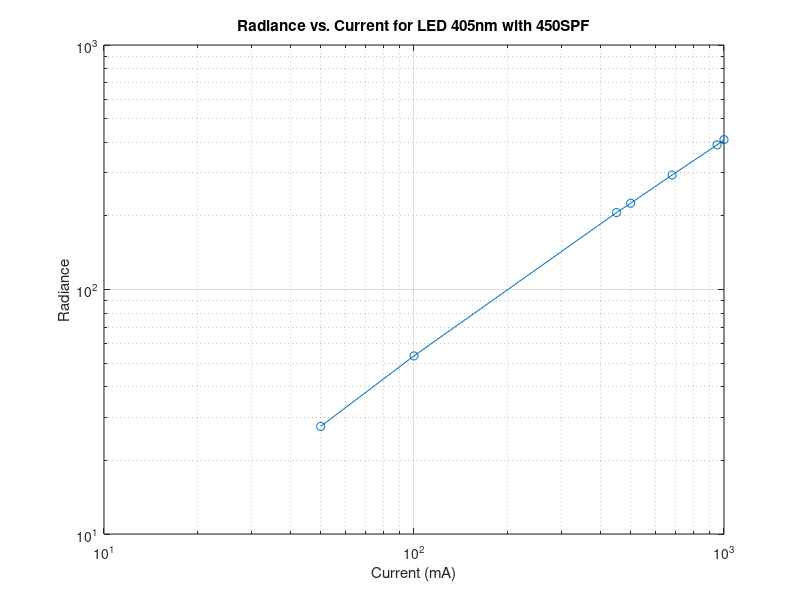

Write the MATLAB code that produced this figure. (Note: this script raises an error after producing the figure.)
%% Plot light 405nm NEW reference

%Read in light spds
cd '/Users/joyce/Library/CloudStorage/GoogleDrive-jefarrel@stanford.edu/My Drive/Projects/Oral Cancer Screening/Spectral Data/Lab Measurements/2024-03-07 (4 lights cali+verify)';

% LED 405nm + 450nm SPF 
% script written by Molly Mou

%% Lab notes
%1000mA 20.5 5.8sec
%100mA 2.9 7.1sec
%950mA 20 6.3sec
%450mA 11 6.4sec
%680mA 15.5 6.3 sec
%500mA 12  6.39sec
%50mA 1.5 9.0sec

% Correctly loading the spectral power distribution data for each current level
led405nm450spf_50mA = load('spd-2024-03-07-Calib-405nm450SPF-50mA.mat');
led405nm450spf_100mA = load('spd-2024-03-07-Calib-405nm450SPF-100mA.mat');
led405nm450spf_450mA = load('spd-2024-03-07-Calib-405nm450SPF-450mA.mat');
led405nm450spf_500mA = load('spd-2024-03-07-Calib-405nm450SPF-500mA.mat');
led405nm450spf_680mA = load('spd-2024-03-07-Calib-405nm450SPF-680mA.mat');
led405nm450spf_950mA = load('spd-2024-03-07-Calib-405nm450SPF-950mA.mat');
led405nm450spf_1000mA = load('spd-2024-03-07-Calib-405nm450SPF-1000mA.mat');

% Calculating LMD aimed radiance for each
L_led405nm450spf_50mA = trapz(led405nm450spf_50mA.wavelength, led405nm450spf_50mA.data);
L_led405nm450spf_100mA = trapz(led405nm450spf_100mA.wavelength, led405nm450spf_100mA.data);
L_led405nm450spf_450mA = trapz(led405nm450spf_450mA.wavelength, led405nm450spf_450mA.data);
L_led405nm450spf_500mA = trapz(led405nm450spf_500mA.wavelength, led405nm450spf_500mA.data);
L_led405nm450spf_680mA = trapz(led405nm450spf_680mA.wavelength, led405nm450spf_680mA.data);
L_led405nm450spf_950mA = trapz(led405nm450spf_950mA.wavelength, led405nm450spf_950mA.data);
L_led405nm450spf_1000mA = trapz(led405nm450spf_1000mA.wavelength, led405nm450spf_1000mA.data);

% Preparing data for plotting
x_led405nm450spf = [50, 100, 450, 500, 680, 950, 1000]; % Current levels in mA
y_led405nm450spf = [L_led405nm450spf_50mA, L_led405nm450spf_100mA, L_led405nm450spf_450mA, L_led405nm450spf_500mA, L_led405nm450spf_680mA, L_led405nm450spf_950mA, L_led405nm450spf_1000mA]; % Calculated radiance

% % Plotting the results
figure;  %hold on% Creates a new figure window
loglog(x_led405nm450spf, y_led405nm450spf, '-o');
title('Radiance vs. Current for LED 405nm with 450SPF');
xlabel('Current (mA)');
ylabel('Radiance');
grid on; % Adds a grid to the plot for easier visualization
identityLine;
%% 415nm 
% Correctly loading the spectral power distribution data for each current level
led415nm450spf_50mA = load('spd-2024-03-07-Calib-415nm450SPF-50mA.mat');
led415nm450spf_100mA = load('spd-2024-03-07-Calib-415nm450SPF-100mA.mat');
led415nm450spf_500mA = load('spd-2024-03-07-Calib-415nm450SPF-500mA.mat');
led415nm450spf_1000mA = load('spd-2024-03-07-Calib-415nm450SPF-1000mA.mat');
led415nm450spf_70mA = load('spd-2024-03-07-Calib-415nm450SPF-70mA.mat');
led415nm450spf_320mA = load('spd-2024-03-07-Calib-415nm450SPF-320mA.mat');
led415nm450spf_470mA = load('spd-2024-03-07-Calib-415nm450SPF-470mA.mat');
led415nm450spf_570mA = load('spd-2024-03-07-Calib-415nm450SPF-570mA.mat');

% Calculating LMD aimed radiance for each
L_led415nm450spf_50mA = trapz(led415nm450spf_50mA.wavelength, led415nm450spf_50mA.data);
L_led415nm450spf_100mA = trapz(led415nm450spf_100mA.wavelength, led415nm450spf_100mA.data);
L_led415nm450spf_500mA = trapz(led415nm450spf_500mA.wavelength, led415nm450spf_500mA.data);
L_led415nm450spf_1000mA = trapz(led415nm450spf_1000mA.wavelength, led415nm450spf_1000mA.data);
L_led415nm450spf_70mA = trapz(led415nm450spf_70mA.wavelength, led415nm450spf_70mA.data);
L_led415nm450spf_320mA = trapz(led415nm450spf_320mA.wavelength, led415nm450spf_320mA.data);
L_led415nm450spf_470mA = trapz(led415nm450spf_470mA.wavelength, led415nm450spf_470mA.data);
L_led415nm450spf_570mA = trapz(led415nm450spf_570mA.wavelength, led415nm450spf_570mA.data);

% Preparing data for plotting
% Preparing data for plotting in ascending order of current levels
x_led415nm450spf = [50, 70, 100, 320, 470, 500, 570, 1000]; % Current levels in mA

% Replace these placeholder values with your actual calculated radiance values
y_led415nm450spf = [L_led415nm450spf_50mA, L_led415nm450spf_70mA, L_led415nm450spf_100mA, L_led415nm450spf_320mA, L_led415nm450spf_470mA, L_led415nm450spf_500mA, L_led415nm450spf_570mA, L_led415nm450spf_1000mA];


% % Plotting the results with a different color
figure; % Creates a new figure window
loglog(x_led415nm450spf, y_led415nm450spf, '-o', 'Color', 'r'); % Using red color for distinction
title('Radiance vs. Current for LED 415nm with 450SPF');
xlabel('Current (mA)');
ylabel('Radiance');
grid on; % Adds a grid to the plot for easier visualization
identityLine;
%% 425nm
% Correctly loading the spectral power distribution data for each current level
led425nm450spf_50mA = load('spd-2024-03-07-Calib-425nm450SPF-50mA.mat');
led425nm450spf_100mA = load('spd-2024-03-07-Calib-425nm450SPF-100mA.mat');
led425nm450spf_360mA = load('spd-2024-03-07-Calib-425nm450SPF-360mA.mat');
led425nm450spf_500mA = load('spd-2024-03-07-Calib-425nm450SPF-500mA.mat');
led425nm450spf_510mA = load('spd-2024-03-07-Calib-425nm450SPF-510mA.mat');
led425nm450spf_730mA = load('spd-2024-03-07-Calib-425nm450SPF-730mA.mat');
led425nm450spf_1500mA = load('spd-2024-03-07-Calib-425nm450SPF-1500mA.mat');

% Calculating LMD aimed radiance for each
L_led425nm450spf_50mA = trapz(led425nm450spf_50mA.wavelength, led425nm450spf_50mA.data);
L_led425nm450spf_100mA = trapz(led425nm450spf_100mA.wavelength, led425nm450spf_100mA.data);
L_led425nm450spf_360mA = trapz(led425nm450spf_360mA.wavelength, led425nm450spf_360mA.data);
L_led425nm450spf_500mA = trapz(led425nm450spf_500mA.wavelength, led425nm450spf_500mA.data);
L_led425nm450spf_510mA = trapz(led425nm450spf_510mA.wavelength, led425nm450spf_510mA.data);
L_led425nm450spf_730mA = trapz(led425nm450spf_730mA.wavelength, led425nm450spf_730mA.data);
L_led425nm450spf_1500mA = trapz(led425nm450spf_1500mA.wavelength, led425nm450spf_1500mA.data);

% Preparing data for plotting
x_led425nm450spf = [50, 100, 360, 500, 510, 730, 1500]; % Current levels in mA
y_led425nm450spf = [L_led425nm450spf_50mA, L_led425nm450spf_100mA, L_led425nm450spf_360mA, L_led425nm450spf_500mA, L_led425nm450spf_510mA, L_led425nm450spf_730mA, L_led425nm450spf_1500mA]; % Calculated radiance

% Sorting data for ascending order plotting
[x_sorted, sortIndex] = sort(x_led425nm450spf);
y_sorted = y_led425nm450spf(sortIndex);

% % Plotting the results with a different color
figure; % Creates a new figure window
plot(x_sorted, y_sorted, '-o', 'Color', 'm'); % Using magenta color for distinction
title('Radiance vs. Current for LED 425nm with 450SPF');
xlabel('Current (mA)');
ylabel('Radiance');
grid on; % Adds a grid to the plot for easier visualization

%% 450nm
% Correctly loading the spectral power distribution data for each current level
led450nm450spf_50mA = load('spd-2024-03-07-Calib-450nm450SPF-50mA.mat');
led450nm450spf_100mA = load('spd-2024-03-07-Calib-450nm450SPF-100mA.mat');
led450nm450spf_120mA = load('spd-2024-03-07-Calib-450nm450SPF-120mA.mat');
led450nm450spf_500mA = load('spd-2024-03-07-Calib-450nm450SPF-500mA.mat');
led450nm450spf_530mA = load('spd-2024-03-07-Calib-450nm450SPF-530mA.mat');
led450nm450spf_1000mA = load('spd-2024-03-07-Calib-450nm450SPF-1000mA.mat');
led450nm450spf_1300mA = load('spd-2024-03-07-Calib-450nm450SPF-1300mA.mat');

% Calculating LMD aimed radiance for each
L_led450nm450spf_50mA = trapz(led450nm450spf_50mA.wavelength, led450nm450spf_50mA.data);
L_led450nm450spf_100mA = trapz(led450nm450spf_100mA.wavelength, led450nm450spf_100mA.data);
L_led450nm450spf_120mA = trapz(led450nm450spf_120mA.wavelength, led450nm450spf_120mA.data);
L_led450nm450spf_500mA = trapz(led450nm450spf_500mA.wavelength, led450nm450spf_500mA.data);
L_led450nm450spf_530mA = trapz(led450nm450spf_530mA.wavelength, led450nm450spf_530mA.data);
L_led450nm450spf_1000mA = trapz(led450nm450spf_1000mA.wavelength, led450nm450spf_1000mA.data);
L_led450nm450spf_1300mA = trapz(led450nm450spf_1300mA.wavelength, led450nm450spf_1300mA.data);

% Preparing data for plotting
x_led450nm450spf = [50, 100, 120, 500, 530, 1000, 1300]; % Current levels in mA
y_led450nm450spf = [L_led450nm450spf_50mA, L_led450nm450spf_100mA, L_led450nm450spf_120mA, L_led450nm450spf_500mA, L_led450nm450spf_530mA, L_led450nm450spf_1000mA, L_led450nm450spf_1300mA]; % Calculated radiance

% % Plotting the results
figure; % Creates a new figure window
loglog(x_led450nm450spf, y_led450nm450spf, '-o', 'Color', 'c'); % Using cyan color for distinction
title('Radiance vs. Current for LED 450nm with 450SPF');
xlabel('Current (mA)');
ylabel('Radiance');
grid on; % Adds a grid to the plot for easier visualization
identityLine;
%% ------Plot all lights

figure; % Creates a new figure window

% 405nm LED
plot(x_led405nm450spf, y_led405nm450spf, '-o', 'Color', 'b', 'DisplayName', '405nm', 'LineWidth', 2, 'MarkerSize', 8);
hold on; % Holds the current plot

% 415nm LED
plot(x_led415nm450spf, y_led415nm450spf, '-o', 'Color', 'r', 'DisplayName', '415nm', 'LineWidth', 2, 'MarkerSize', 8);

% 425nm LED
plot(x_led425nm450spf, y_led425nm450spf, '-o', 'Color', 'g', 'DisplayName', '425nm', 'LineWidth', 2, 'MarkerSize', 8);

% 450nm LED
plot(x_led450nm450spf, y_led450nm450spf, '-o', 'Color', 'm', 'DisplayName', '450nm', 'LineWidth', 2, 'MarkerSize', 8);

hold off; % Releases the plot hold

% Enhancing the overall plot aesthetics
title('Radiance vs. Current for 4 lights', 'FontSize', 14);
xlabel('Current (mA)', 'FontSize', 12);
ylabel('Radiance', 'FontSize', 12);
legend('show', 'FontSize', 12,'Location','southeast');
grid on; % Adds a grid to the plot for easier visualization

% Adjusting the axes properties for better visibility
set(gca, 'FontSize', 12); % Sets the font size of the tick labels and legend


%% Find current values 
% Assuming x_led... and y_led... arrays are defined for each wavelength as before
% Assuming x_led... and y_led... arrays are defined for each wavelength as before

% Define R - desired radiance value 
R = 50;

% Create figure for plotting
figure;
hold on;

% LED wavelengths to process
ledWavelengths = {'405nm450spf', '415nm450spf', '425nm450spf', '450nm450spf'};
colors = {'b', 'r', 'g', 'm'}; % Colors for each wavelength
x_led = {x_led405nm450spf, x_led415nm450spf, x_led425nm450spf, x_led450nm450spf};
y_led = {y_led405nm450spf, y_led415nm450spf, y_led425nm450spf, y_led450nm450spf};

% Loop through each LED wavelength
for i = 1:length(ledWavelengths)
    % Interpolate the curve
    x_interp = linspace(min(x_led{i}), max(x_led{i}), 10000);
    y_interp = interp1(x_led{i}, y_led{i}, x_interp, 'linear');

    % Find the intersection index
    [~, idx] = min(abs(y_interp - R));
    x_intersect = x_interp(idx);

    % Plotting the LED curve
    plot(x_led{i}, y_led{i}, '-o', 'Color', colors{i}, 'DisplayName', ledWavelengths{i});
    
    % Plotting the intersection marker
    plot(x_intersect, R, 'kp', 'MarkerSize', 10, 'MarkerFaceColor', colors{i});

    % Displaying the x_intersect value
    disp([ledWavelengths{i} ' x-intersect at current (mA): ' num2str(x_intersect)]);
end

% Enhancing the plot
title('Radiance vs. Current for LEDs with 450SPF and Intersection Points');
xlabel('Current (mA)');
ylabel('Radiance');
legend('show','Location','southeast');
grid on;
hold off;

%% Verify predicted current values 
% cd '/Users/ximou/Library/CloudStorage/OneDrive-Personal/Stanford/Matlab/Matlab Online Drive/2024-03-07/verify'
cd '/Users/joyce/Library/CloudStorage/GoogleDrive-jefarrel@stanford.edu/My Drive/Projects/Oral Cancer Screening/Spectral Data/Lab Measurements/2024-03-07 (4 lights cali+verify)/verify';
% Load data for each specified current level
led405nm450spf_90mA = load('spd-2024-03-07-verif-405nm450SPF-90mA.mat');
led405nm450spf_100mA = load('spd-2024-03-07-verif-405nm450SPF-100mA.mat');
led405nm450spf_560mA = load('spd-2024-03-07-verif-405nm450SPF-560mA.mat');
led405nm450spf_570mA = load('spd-2024-03-07-verif-405nm450SPF-570mA.mat');
led405nm450spf_970mA = load('spd-2024-03-07-verif-405nm450SPF-970mA.mat');
led405nm450spf_980mA = load('spd-2024-03-07-verif-405nm450SPF-980mA.mat');

% Calculating LMD aimed radiance for each specified current level
L_led405nm450spf_90mA = trapz(led405nm450spf_90mA.wavelength, led405nm450spf_90mA.data);
L_led405nm450spf_100mA = trapz(led405nm450spf_100mA.wavelength, led405nm450spf_100mA.data);
L_led405nm450spf_560mA = trapz(led405nm450spf_560mA.wavelength, led405nm450spf_560mA.data);
L_led405nm450spf_570mA = trapz(led405nm450spf_570mA.wavelength, led405nm450spf_570mA.data);
L_led405nm450spf_970mA = trapz(led405nm450spf_970mA.wavelength, led405nm450spf_970mA.data);
L_led405nm450spf_980mA = trapz(led405nm450spf_980mA.wavelength, led405nm450spf_980mA.data);

% Preparing data for plotting in ascending order of current levels
x_led405nm450spf_currents = [90, 100, 560, 570, 970, 980]; % Current levels in mA
y_led405nm450spf_radiance = [L_led405nm450spf_90mA, L_led405nm450spf_100mA, L_led405nm450spf_560mA, L_led405nm450spf_570mA, L_led405nm450spf_970mA, L_led405nm450spf_980mA]; % Corresponding calculated radiance

% Plotting the results
figure; % Creates a new figure window
plot(x_led405nm450spf_currents, y_led405nm450spf_radiance, '-o', 'LineWidth', 2, 'MarkerSize', 8);
title('Radiance vs. Current for LED 405nm with 450SPF');
xlabel('Current (mA)');
ylabel('Radiance');
grid on; % Adds a grid to the plot for easier visualization

% Optionally, you can specify a different line and marker color if needed

% Displaying the radiance values for each current level
currentLevels = [90, 100, 560, 570, 970, 980]; % Current levels in mA
radianceValues = [L_led405nm450spf_90mA, L_led405nm450spf_100mA, L_led405nm450spf_560mA, L_led405nm450spf_570mA, L_led405nm450spf_970mA, L_led405nm450spf_980mA]; % Corresponding calculated radiance

disp('Radiance values for LED 405nm with 450SPF at specified current levels:');
for i = 1:length(currentLevels)
    disp(['Current: ' num2str(currentLevels(i)) 'mA, Radiance: ' num2str(radianceValues(i))]);
end

%% 415nm check
% Load data for each specified current level
led415nm450spf_80mA = load('spd-2024-03-07-verif-415nm450SPF-80mA.mat');
led415nm450spf_100mA = load('spd-2024-03-07-verif-415nm450SPF-100mA.mat');
led415nm450spf_450mA = load('spd-2024-03-07-verif-415nm450SPF-450mA.mat');
led415nm450spf_460mA = load('spd-2024-03-07-verif-415nm450SPF-460mA.mat');
led415nm450spf_910mA = load('spd-2024-03-07-verif-415nm450SPF-910mA.mat');
led415nm450spf_920mA = load('spd-2024-03-07-verif-415nm450SPF-920mA.mat');

% Calculating LMD aimed radiance for each specified current level
L_led415nm450spf_80mA = trapz(led415nm450spf_80mA.wavelength, led415nm450spf_80mA.data);
L_led415nm450spf_100mA = trapz(led415nm450spf_100mA.wavelength, led415nm450spf_100mA.data);
L_led415nm450spf_450mA = trapz(led415nm450spf_450mA.wavelength, led415nm450spf_450mA.data);
L_led415nm450spf_460mA = trapz(led415nm450spf_460mA.wavelength, led415nm450spf_460mA.data);
L_led415nm450spf_910mA = trapz(led415nm450spf_910mA.wavelength, led415nm450spf_910mA.data);
L_led415nm450spf_920mA = trapz(led415nm450spf_920mA.wavelength, led415nm450spf_920mA.data);

% Displaying the radiance values for each current level
currentLevels415 = [80, 100, 450, 460, 910, 920]; % Current levels in mA
radianceValues415 = [L_led415nm450spf_80mA, L_led415nm450spf_100mA, L_led415nm450spf_450mA, L_led415nm450spf_460mA, L_led415nm450spf_910mA, L_led415nm450spf_920mA]; % Corresponding calculated radiance

disp('Radiance values for LED 415nm with 450SPF at specified current levels:');
for i = 1:length(currentLevels415)
    disp(['Current: ' num2str(currentLevels415(i)) 'mA, Radiance: ' num2str(radianceValues415(i))]);
end



x_led415nm450spf = [50, 70, 100, 320, 470, 500, 570, 1000]; % Current levels in mA

% Replace these placeholder values with your actual calculated radiance values
y_led415nm450spf = [L_led415nm450spf_50mA, L_led415nm450spf_70mA, L_led415nm450spf_100mA, L_led415nm450spf_320mA, L_led415nm450spf_470mA, L_led415nm450spf_500mA, L_led415nm450spf_570mA, L_led415nm450spf_1000mA];


% Plotting the results with a different color
figure; % Creates a new figure window
plot(x_led415nm450spf, y_led415nm450spf, '-o', 'Color', 'r');
hold on
plot(currentLevels415,radianceValues415,'-o', 'Color', 'g'); 
% Using red color for distinction
title('Radiance vs. Current for LED 415nm with 450SPF');
xlabel('Current (mA)');
ylabel('Radiance');
grid on; % Adds a grid to the plot for easier visualization
hold off

%% 425nm
% Load data for each specified current level
led425nm450spf_80mA = load('spd-2024-03-07-verif-425nm450SPF-80mA.mat');
led425nm450spf_90mA = load('spd-2024-03-07-verif-425nm450SPF-90mA.mat');
led425nm450spf_100mA = load('spd-2024-03-07-verif-425nm450SPF-100mA.mat');
led425nm450spf_480mA = load('spd-2024-03-07-verif-425nm450SPF-480mA.mat');
led425nm450spf_490mA = load('spd-2024-03-07-verif-425nm450SPF-490mA.mat');
led425nm450spf_830mA = load('spd-2024-03-07-verif-425nm450SPF-830mA.mat');
led425nm450spf_840mA = load('spd-2024-03-07-verif-425nm450SPF-840mA.mat');

% Calculating LMD aimed radiance for each specified current level
L_led425nm450spf_80mA = trapz(led425nm450spf_80mA.wavelength, led425nm450spf_80mA.data);
L_led425nm450spf_90mA = trapz(led425nm450spf_90mA.wavelength, led425nm450spf_90mA.data);
L_led425nm450spf_100mA = trapz(led425nm450spf_100mA.wavelength, led425nm450spf_100mA.data);
L_led425nm450spf_480mA = trapz(led425nm450spf_480mA.wavelength, led425nm450spf_480mA.data);
L_led425nm450spf_490mA = trapz(led425nm450spf_490mA.wavelength, led425nm450spf_490mA.data);
L_led425nm450spf_830mA = trapz(led425nm450spf_830mA.wavelength, led425nm450spf_830mA.data);
L_led425nm450spf_840mA = trapz(led425nm450spf_840mA.wavelength, led425nm450spf_840mA.data);

% Displaying the radiance values for each current level
currentLevels425 = [80, 90, 100, 480, 490, 830, 840]; % Current levels in mA
radianceValues425 = [L_led425nm450spf_80mA, L_led425nm450spf_90mA, L_led425nm450spf_100mA, L_led425nm450spf_480mA, L_led425nm450spf_490mA, L_led425nm450spf_830mA, L_led425nm450spf_840mA]; % Corresponding calculated radiance

disp('Radiance values for LED 425nm with 450SPF at specified current levels:');
for i = 1:length(currentLevels425)
    disp(['Current: ' num2str(currentLevels425(i)) 'mA, Radiance: ' num2str(radianceValues425(i))]);
end

%% 450nm

% Load data for each specified current level
led450nm450spf_90mA = load('spd-2024-03-07-verif-450nm450SPF-90mA.mat');
led450nm450spf_100mA = load('spd-2024-03-07-verif-450nm450SPF-100mA.mat');
led450nm450spf_480mA = load('spd-2024-03-07-verif-450nm450SPF-480mA.mat');
led450nm450spf_490mA = load('spd-2024-03-07-verif-450nm450SPF-490mA.mat');
led450nm450spf_870mA = load('spd-2024-03-07-verif-450nm450SPF-870mA.mat');
led450nm450spf_880mA = load('spd-2024-03-07-verif-450nm450SPF-880mA.mat');

% Calculating LMD aimed radiance for each specified current level
L_led450nm450spf_90mA = trapz(led450nm450spf_90mA.wavelength, led450nm450spf_90mA.data);
L_led450nm450spf_100mA = trapz(led450nm450spf_100mA.wavelength, led450nm450spf_100mA.data);
L_led450nm450spf_480mA = trapz(led450nm450spf_480mA.wavelength, led450nm450spf_480mA.data);
L_led450nm450spf_490mA = trapz(led450nm450spf_490mA.wavelength, led450nm450spf_490mA.data);
L_led450nm450spf_870mA = trapz(led450nm450spf_870mA.wavelength, led450nm450spf_870mA.data);
L_led450nm450spf_880mA = trapz(led450nm450spf_880mA.wavelength, led450nm450spf_880mA.data);

% Displaying the radiance values for each current level
currentLevels450 = [90, 100, 480, 490, 870, 880]; % Current levels in mA
radianceValues450 = [L_led450nm450spf_90mA, L_led450nm450spf_100mA, L_led450nm450spf_480mA, L_led450nm450spf_490mA, L_led450nm450spf_870mA, L_led450nm450spf_880mA]; % Corresponding calculated radiance

disp('Radiance values for LED 450nm with 450SPF at specified current levels:');
for i = 1:length(currentLevels450)
    disp(['Current: ' num2str(currentLevels450(i)) 'mA, Radiance: ' num2str(radianceValues450(i))]);
end


